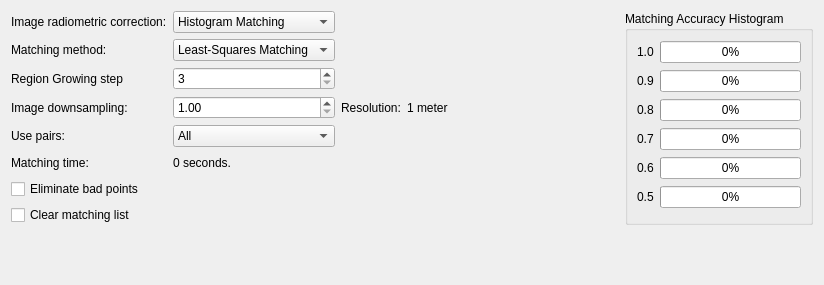
     <widget class="QWidget" name="tab">
      <attribute name="title">
       <string>Automatic Extraction</string>
      </attribute>
      <layout class="QGridLayout" name="gridLayout_23">
       <item row="0" column="0">
        <layout class="QGridLayout" name="gridLayout_5">
         <item row="0" column="0">
          <widget class="QLabel" name="label_20">
           <property name="text">
            <string>Image radiometric correction:</string>
           </property>
          </widget>
         </item>
         <item row="0" column="1">
          <widget class="QComboBox" name="comboBox3">
           <property name="currentIndex">
            <number>2</number>
           </property>
           <item>
            <property name="text">
             <string>No corrections</string>
            </property>
           </item>
           <item>
            <property name="text">
             <string>Histogram Equalization</string>
            </property>
           </item>
           <item>
            <property name="text">
             <string>Histogram Matching</string>
            </property>
           </item>
          </widget>
         </item>
         <item row="0" column="2">
          <spacer name="horizontalSpacer_17">
           <property name="orientation">
            <enum>Qt::Horizontal</enum>
           </property>
           <property name="sizeHint" stdset="0">
            <size>
             <width>278</width>
             <height>20</height>
            </size>
           </property>
          </spacer>
         </item>
         <item row="1" column="0">
          <widget class="QLabel" name="label_14">
           <property name="text">
            <string>Matching method:</string>
           </property>
          </widget>
         </item>
         <item row="1" column="1">
          <widget class="QComboBox" name="comboBox4">
           <property name="currentIndex">
            <number>1</number>
           </property>
           <item>
            <property name="text">
             <string>Cross-correlation</string>
            </property>
           </item>
           <item>
            <property name="text">
             <string>Least-Squares Matching</string>
            </property>
           </item>
          </widget>
         </item>
         <item row="1" column="2">
          <spacer name="horizontalSpacer_13">
           <property name="orientation">
            <enum>Qt::Horizontal</enum>
           </property>
           <property name="sizeHint" stdset="0">
            <size>
             <width>268</width>
             <height>20</height>
            </size>
           </property>
          </spacer>
         </item>
         <item row="2" column="0">
          <widget class="QLabel" name="label_21">
           <property name="text">
            <string>Region Growing step</string>
           </property>
          </widget>
         </item>
         <item row="2" column="1">
          <widget class="QSpinBox" name="spinBox1">
           <property name="minimum">
            <number>3</number>
           </property>
           <property name="maximum">
            <number>10</number>
           </property>
          </widget>
         </item>
         <item row="2" column="2">
          <spacer name="horizontalSpacer_18">
           <property name="orientation">
            <enum>Qt::Horizontal</enum>
           </property>
           <property name="sizeHint" stdset="0">
            <size>
             <width>218</width>
             <height>20</height>
            </size>
           </property>
          </spacer>
         </item>
         <item row="3" column="0">
          <widget class="QLabel" name="label_18">
           <property name="text">
            <string>Image downsampling:</string>
           </property>
          </widget>
         </item>
         <item row="3" column="1">
          <widget class="QDoubleSpinBox" name="doubleSpinBox0">
           <property name="minimum">
            <double>1.000000000000000</double>
           </property>
           <property name="maximum">
            <double>20.000000000000000</double>
           </property>
           <property name="singleStep">
            <double>1.000000000000000</double>
           </property>
          </widget>
         </item>
         <item row="3" column="2">
          <layout class="QHBoxLayout" name="horizontalLayout_3">
           <item>
            <widget class="QLabel" name="label_22">
             <property name="text">
              <string>Resolution:</string>
             </property>
            </widget>
           </item>
           <item>
            <widget class="QLabel" name="downReslabel">
             <property name="text">
              <string>1 meter</string>
             </property>
            </widget>
           </item>
           <item>
            <spacer name="horizontalSpacer_14">
             <property name="orientation">
              <enum>Qt::Horizontal</enum>
             </property>
             <property name="sizeHint" stdset="0">
              <size>
               <width>98</width>
               <height>20</height>
              </size>
             </property>
            </spacer>
           </item>
          </layout>
         </item>
         <item row="4" column="0">
          <widget class="QLabel" name="label_15">
           <property name="text">
            <string>Use pairs:</string>
           </property>
          </widget>
         </item>
         <item row="4" column="1">
          <widget class="QComboBox" name="comboBox5">
           <item>
            <property name="text">
             <string>All</string>
            </property>
           </item>
          </widget>
         </item>
         <item row="4" column="2">
          <spacer name="horizontalSpacer_15">
           <property name="orientation">
            <enum>Qt::Horizontal</enum>
           </property>
           <property name="sizeHint" stdset="0">
            <size>
             <width>268</width>
             <height>20</height>
            </size>
           </property>
          </spacer>
         </item>
         <item row="5" column="0">
          <widget class="QLabel" name="label_65">
           <property name="text">
            <string>Matching time:</string>
           </property>
          </widget>
         </item>
         <item row="5" column="1">
          <widget class="QLabel" name="matchingTimeLabel">
           <property name="text">
            <string>0 seconds.</string>
           </property>
          </widget>
         </item>
         <item row="5" column="2">
          <spacer name="horizontalSpacer_31">
           <property name="orientation">
            <enum>Qt::Horizontal</enum>
           </property>
           <property name="sizeHint" stdset="0">
            <size>
             <width>268</width>
             <height>20</height>
            </size>
           </property>
          </spacer>
         </item>
        </layout>
       </item>
       <item row="0" column="1" rowspan="2">
        <widget class="QGroupBox" name="groupBox_13">
         <property name="title">
          <string>Matching Accuracy Histogram</string>
         </property>
         <layout class="QGridLayout" name="gridLayout_6">
          <item row="0" column="0">
           <layout class="QHBoxLayout" name="horizontalLayout_4">
            <item>
             <widget class="QLabel" name="label_42">
              <property name="text">
               <string>1.0</string>
              </property>
             </widget>
            </item>
            <item>
             <widget class="QProgressBar" name="histProgressBar1">
              <property name="value">
               <number>0</number>
              </property>
             </widget>
            </item>
           </layout>
          </item>
          <item row="1" column="0">
           <layout class="QHBoxLayout" name="horizontalLayout_5">
            <item>
             <widget class="QLabel" name="label_43">
              <property name="text">
               <string>0.9</string>
              </property>
             </widget>
            </item>
            <item>
             <widget class="QProgressBar" name="histProgressBar2">
              <property name="value">
               <number>0</number>
              </property>
             </widget>
            </item>
           </layout>
          </item>
          <item row="2" column="0">
           <layout class="QHBoxLayout" name="horizontalLayout_6">
            <item>
             <widget class="QLabel" name="label_44">
              <property name="text">
               <string>0.8</string>
              </property>
             </widget>
            </item>
            <item>
             <widget class="QProgressBar" name="histProgressBar3">
              <property name="value">
               <number>0</number>
              </property>
             </widget>
            </item>
           </layout>
          </item>
          <item row="3" column="0">
           <layout class="QHBoxLayout" name="horizontalLayout_7">
            <item>
             <widget class="QLabel" name="label_57">
              <property name="text">
               <string>0.7</string>
              </property>
             </widget>
            </item>
            <item>
             <widget class="QProgressBar" name="histProgressBar4">
              <property name="value">
               <number>0</number>
              </property>
             </widget>
            </item>
           </layout>
          </item>
          <item row="4" column="0">
           <layout class="QHBoxLayout" name="horizontalLayout_8">
            <item>
             <widget class="QLabel" name="label_58">
              <property name="text">
               <string>0.6</string>
              </property>
             </widget>
            </item>
            <item>
             <widget class="QProgressBar" name="histProgressBar5">
              <property name="value">
               <number>0</number>
              </property>
             </widget>
            </item>
           </layout>
          </item>
          <item row="5" column="0">
           <layout class="QHBoxLayout" name="horizontalLayout_22">
            <item>
             <widget class="QLabel" name="label_59">
              <property name="text">
               <string>0.5</string>
              </property>
             </widget>
            </item>
            <item>
             <widget class="QProgressBar" name="histProgressBar6">
              <property name="value">
               <number>0</number>
              </property>
             </widget>
            </item>
           </layout>
          </item>
         </layout>
        </widget>
       </item>
       <item row="1" column="0">
        <layout class="QVBoxLayout" name="verticalLayout_9">
         <item>
          <widget class="QCheckBox" name="checkBox_4">
           <property name="text">
            <string>Eliminate bad points</string>
           </property>
          </widget>
         </item>
         <item>
          <widget class="QCheckBox" name="checkBox_2">
           <property name="text">
            <string>Clear matching list</string>
           </property>
          </widget>
         </item>
        </layout>
       </item>
       <item row="2" column="0">
        <spacer name="verticalSpacer_4">
         <property name="orientation">
          <enum>Qt::Vertical</enum>
         </property>
         <property name="sizeHint" stdset="0">
          <size>
           <width>20</width>
           <height>49</height>
          </size>
         </property>
        </spacer>
       </item>
      </layout>
     </widget>
